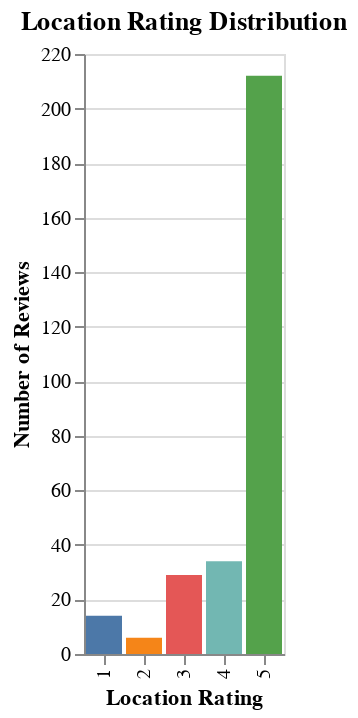

The code cell stored with this chart in its notebook:
### Code cell
location_chart = alt.Chart(location_ratings).mark_bar().encode(
    x = alt.X("location rating:N", title="Location Rating"),
    y = alt.Y("count:Q", title="Number of Reviews"),
    color = alt.Color("location rating:N", legend=None)
).properties(
    title = "Location Rating Distribution"
)
location_chart

### Figure 1 — Vega-Lite specification as saved in the notebook (floating-point values rounded to 4 significant figures)
{"config": {"view": {"continuousWidth": 300, "continuousHeight": 300}}, "data": {"name": "data-e24ccb76076bfa7f12b670d6853cb091"}, "mark": {"type": "bar"}, "encoding": {"color": {"field": "location rating", "legend": null, "type": "nominal"}, "x": {"field": "location rating", "title": "Location Rating", "type": "nominal"}, "y": {"field": "count", "title": "Number of Reviews", "type": "quantitative"}}, "title": "Location Rating Distribution", "$schema": "https://vega.github.io/schema/vega-lite/v5.16.3.json", "datasets": {"data-e24ccb76076bfa7f12b670d6853cb091": [{"location rating": 5.0, "count": 212}, {"location rating": 4.0, "count": 34}, {"location rating": 3.0, "count": 29}, {"location rating": 1.0, "count": 14}, {"location rating": 2.0, "count": 6}]}}
